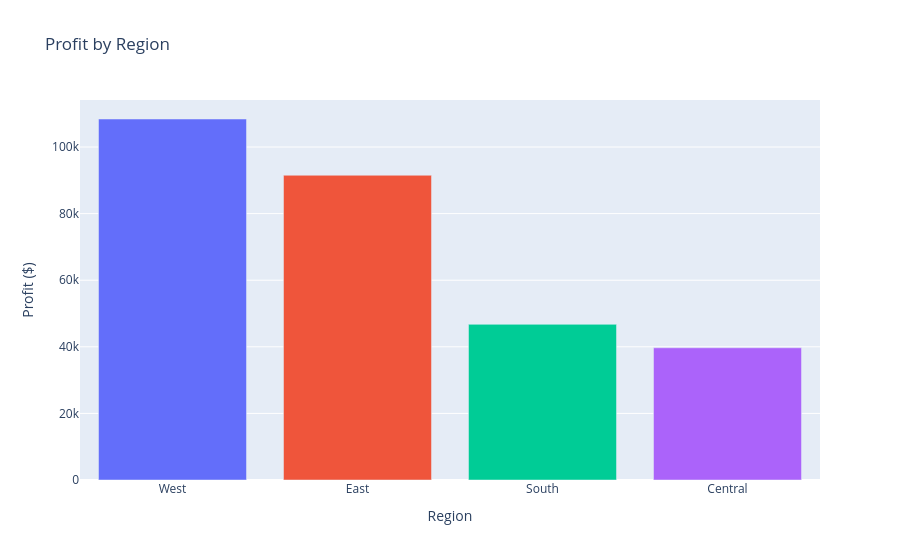

Notebook source saved alongside this figure:
### Code cell
# Visualization 6: Profit by Region
profit_by_region_df = profit_by_region.reset_index()
profit_by_region_df.columns = ['Region', 'Profit']

fig = px.bar(profit_by_region_df, x='Region', y='Profit',
                title='Profit by Region',
                labels={'Region': 'Region', 'Profit': 'Profit ($)'},
                color='Region')
fig.update_layout(
    xaxis_title='Region',
    yaxis_title='Profit ($)',
    showlegend=False
)
fig.show()

### Figure 1 — Plotly figure (JSON) as saved in the notebook; plotly's stock layout.template omitted (floating-point values rounded to 4 significant figures)
{"data": [{"hovertemplate": "Region=%{x}<br>Profit ($)=%{y}<extra></extra>", "legendgroup": "West", "marker": {"color": "#636efa", "pattern": {"shape": ""}}, "name": "West", "orientation": "v", "showlegend": true, "textposition": "auto", "type": "bar", "x": ["West"], "xaxis": "x", "y": [108400.0], "yaxis": "y"}, {"hovertemplate": "Region=%{x}<br>Profit ($)=%{y}<extra></extra>", "legendgroup": "East", "marker": {"color": "#EF553B", "pattern": {"shape": ""}}, "name": "East", "orientation": "v", "showlegend": true, "textposition": "auto", "type": "bar", "x": ["East"], "xaxis": "x", "y": [91520.0], "yaxis": "y"}, {"hovertemplate": "Region=%{x}<br>Profit ($)=%{y}<extra></extra>", "legendgroup": "South", "marker": {"color": "#00cc96", "pattern": {"shape": ""}}, "name": "South", "orientation": "v", "showlegend": true, "textposition": "auto", "type": "bar", "x": ["South"], "xaxis": "x", "y": [46750.0], "yaxis": "y"}, {"hovertemplate": "Region=%{x}<br>Profit ($)=%{y}<extra></extra>", "legendgroup": "Central", "marker": {"color": "#ab63fa", "pattern": {"shape": ""}}, "name": "Central", "orientation": "v", "showlegend": true, "textposition": "auto", "type": "bar", "x": ["Central"], "xaxis": "x", "y": [39710.0], "yaxis": "y"}], "layout": {"barmode": "relative", "legend": {"title": {"text": "Region"}, "tracegroupgap": 0}, "showlegend": false, "title": {"text": "Profit by Region"}, "xaxis": {"anchor": "y", "categoryarray": ["West", "East", "South", "Central"], "categoryorder": "array", "domain": [0, 1], "title": {"text": "Region"}}, "yaxis": {"anchor": "x", "domain": [0, 1], "title": {"text": "Profit ($)"}}}}
